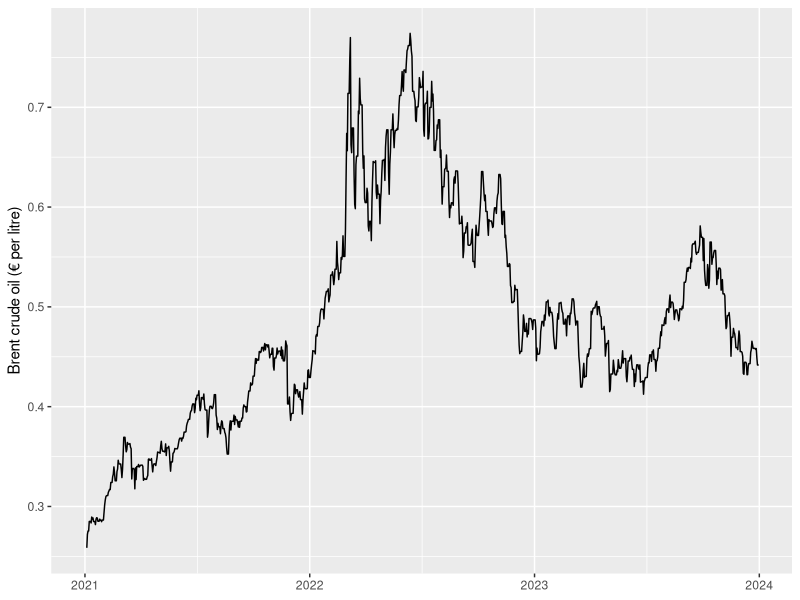

Generate this figure with R:
## ---- chunk 1
#| warning: false
#| message: false
library(tidyverse)
library(here)

oil <- read_csv(here("data", "clean", "oil.csv"), show_col_types = FALSE)
filo <- read_csv(here("data", "clean", "filosofi.csv"),
                 col_types = cols(commune = "c"))
cog <- read_csv(here("data", "clean", "cog.csv"),
                col_types = cols(.default = "c"))
## ---- chunk 2
info <- tibble(
  file = c("oil.csv", "filosofi.csv", "cog.csv"),
  rows = c(nrow(oil), nrow(filo), nrow(cog)),
  columns = c(ncol(oil), ncol(filo), ncol(cog))
)

knitr::kable(info)
## ---- chunk 3
names(oil)
ggplot(oil, aes(date, brent_eur_l)) +
  geom_line() +
  labs(x = NULL, y = "Brent crude oil (€ per litre)")
